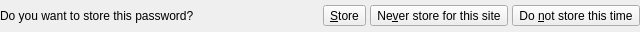
<ui version="4.0" >
 <class>StorePassBarBase</class>
 <widget class="QWidget" name="StorePassBarBase" >
  <property name="geometry" >
   <rect>
    <x>0</x>
    <y>0</y>
    <width>640</width>
    <height>32</height>
   </rect>
  </property>
  <property name="sizePolicy" >
   <sizepolicy vsizetype="Minimum" hsizetype="Maximum" >
    <horstretch>0</horstretch>
    <verstretch>0</verstretch>
   </sizepolicy>
  </property>
  <layout class="QGridLayout" name="gridLayout" >
   <property name="margin" >
    <number>0</number>
   </property>
   <property name="spacing" >
    <number>0</number>
   </property>
   <item row="0" column="0" >
    <layout class="QHBoxLayout" name="horizontalLayout" >
     <property name="spacing" >
      <number>4</number>
     </property>
     <item>
      <widget class="QLabel" name="m_label" >
       <property name="sizePolicy" >
        <sizepolicy vsizetype="Preferred" hsizetype="Maximum" >
         <horstretch>0</horstretch>
         <verstretch>0</verstretch>
        </sizepolicy>
       </property>
       <property name="text" >
        <string>Do you want to store this password?</string>
       </property>
       <property name="buddy" >
        <cstring>m_find</cstring>
       </property>
      </widget>
     </item>
     <item>
      <spacer name="horizontalSpacer" >
       <property name="orientation" >
        <enum>Qt::Horizontal</enum>
       </property>
       <property name="sizeHint" stdset="0" >
        <size>
         <width>40</width>
         <height>20</height>
        </size>
       </property>
      </spacer>
     </item>
     <item>
      <widget class="QToolButton" name="m_store" >
       <property name="text" >
        <string>&amp;Store</string>
       </property>
       <property name="toolButtonStyle" >
        <enum>Qt::ToolButtonTextBesideIcon</enum>
       </property>
      </widget>
     </item>
     <item>
      <widget class="QToolButton" name="m_neverForThisSite" >
       <property name="text" >
        <string>Ne&amp;ver store for this site</string>
       </property>
       <property name="toolButtonStyle" >
        <enum>Qt::ToolButtonTextBesideIcon</enum>
       </property>
      </widget>
     </item>
     <item>
      <widget class="QToolButton" name="m_doNotStore" >
       <property name="text" >
        <string>Do &amp;not store this time</string>
       </property>
       <property name="toolButtonStyle" >
        <enum>Qt::ToolButtonTextBesideIcon</enum>
       </property>
      </widget>
     </item>
    </layout>
   </item>
  </layout>
 </widget>
 <resources/>
 <connections/>
</ui>
